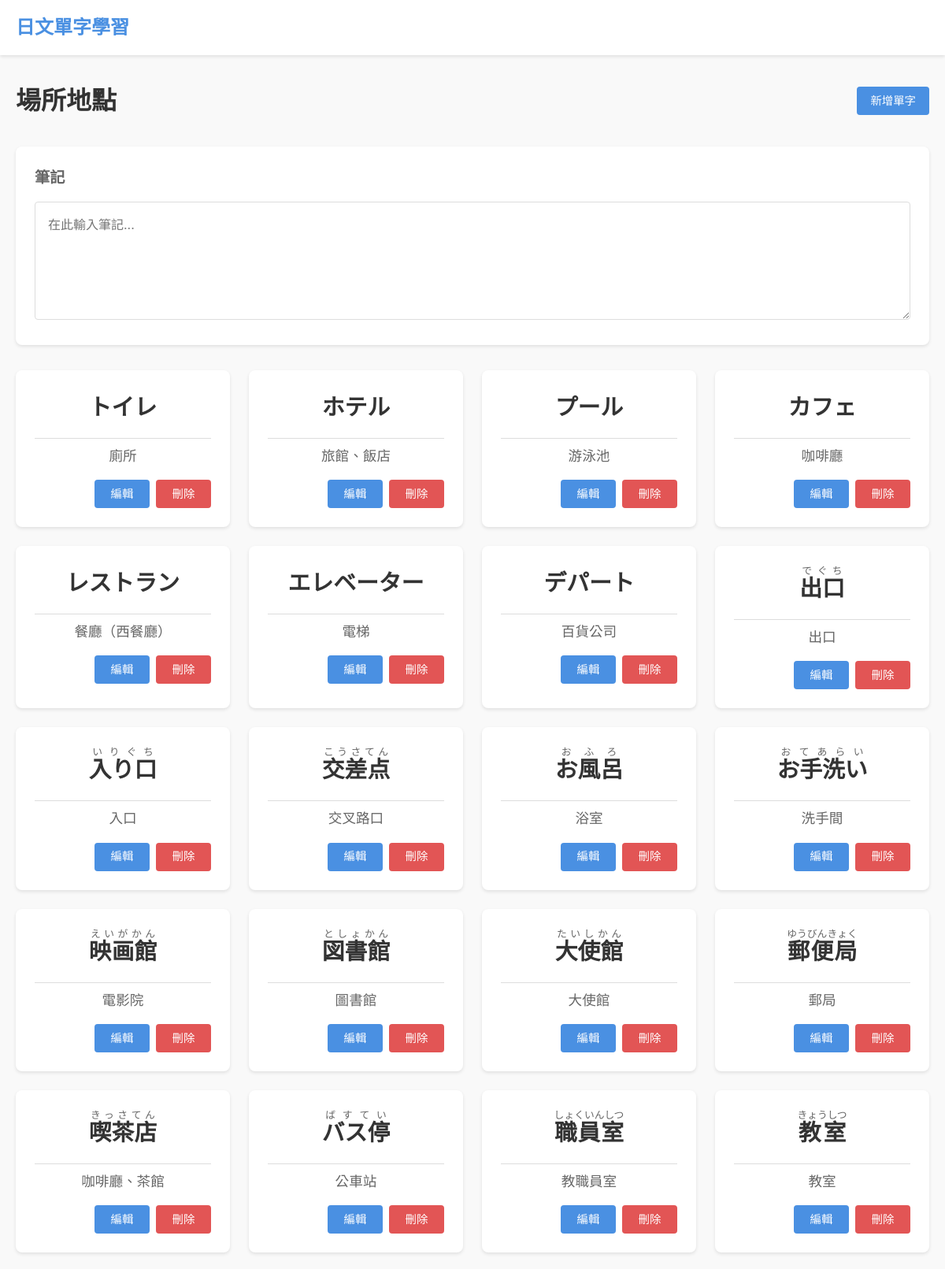
The page /category/5 (upper part) on the database its author committed.
### app.py (models this page shows)
class Category(db.Model):
    id = db.Column(db.Integer, primary_key=True)
    name = db.Column(db.String(50), nullable=False)
    notes = db.Column(db.Text, nullable=True)
    created_at = db.Column(db.DateTime, default=datetime.utcnow)
    words = db.relationship(
        "Word", backref="category", lazy=True, cascade="all, delete-orphan"
    )

class Word(db.Model):
    id = db.Column(db.Integer, primary_key=True)
    kanji = db.Column(db.String(50))  # 漢字
    furigana = db.Column(db.String(50))  # 假名
    meaning = db.Column(db.String(200))
    category_id = db.Column(db.Integer, db.ForeignKey("category.id"), nullable=False)
    created_at = db.Column(db.DateTime, default=datetime.utcnow)
    def get_ruby(self):
        furigana_parts = self.furigana.split()
        kanji_parts = self.kanji.split()
        if len(furigana_parts) != len(kanji_parts):
            return [(self.kanji, self.furigana)]
        return list(zip(kanji_parts, furigana_parts))

### app.py (the view)
@app.route("/category/<int:id>")
def view_category(id):
    category = Category.query.get_or_404(id)
    words = Word.query.filter_by(category_id=id).order_by(Word.created_at.desc()).all()
    return render_template("category.html", category=category, words=words)

### templates/category.html (shortened to what this page needs)
{% extends "base.html" %} {% block content %}
<div class="header">
  <h1>{{ category.name }}</h1>
  <a href="{{ url_for('add_word', id=category.id) }}" class="btn">新增單字</a>
</div>
<div class="notes-section">
  <h2>筆記</h2>
  <div class="notes-container">
    <textarea
      id="category-notes"
      class="notes-area"
      placeholder="在此輸入筆記..."
    >
{{ category.notes or '' }}</textarea
    >
  </div>
</div>
<div class="words">
  {% for word in words %}
  <div class="word-card">
    <div class="word-content">
      <div class="japanese-text">
        <ruby>
          {% for kanji, furi in word.get_ruby() %} {{ kanji }}<rt
            >{{ furi }}</rt
          >
          {% endfor %}
        </ruby>
      </div>
      <div class="meaning">{{ word.meaning }}</div>
    </div>
    <div class="word-actions">
      <a href="{{ url_for('edit_word', id=word.id) }}" class="btn">編輯</a>
      <form
        action="{{ url_for('delete_word', id=word.id) }}"
        method="post"
        class="inline"
      >
        <button
          type="submit"
          class="btn btn-danger"
          onclick="return confirm('確定要刪除此單字嗎？')"
        >
          刪除
        </button>
      </form>
    </div>
  </div>
  {% endfor %}
</div>
{% endblock %}

### static/style.css (style rules this page uses)
:root { --primary-color: #4a90e2; --danger-color: #e25555; --gray-color: #666; --light-gray: #f5f5f5; --border-color: #ddd; }
* { margin: 0; padding: 0; box-sizing: border-box; }
body { font-family: -apple-system, BlinkMacSystemFont, "Segoe UI", Roboto, "Helvetica Neue", Arial, sans-serif; line-height: 1.6; color: #333; background-color: #f9f9f9; }
.header { display: flex; justify-content: space-between; align-items: center; margin-bottom: 2rem; }
.notes-section { background: white; border-radius: 8px; padding: 1.5rem; margin-bottom: 2rem; box-shadow: 0 2px 4px rgba(0,0,0,0.1); }
.notes-section h2 { font-size: 1.2rem; color: var(--gray-color); margin-bottom: 1rem; }
.notes-container { position: relative; }
.notes-area { width: 100%; min-height: 150px; padding: 1rem; border: 1px solid var(--border-color); border-radius: 4px; font-size: 1rem; line-height: 1.6; resize: vertical; font-family: inherit; }
.words { display: grid; grid-template-columns: repeat(auto-fill, minmax(250px, 1fr)); gap: 1.5rem; }
.word-card { background: white; border-radius: 8px; padding: 1.5rem; box-shadow: 0 2px 4px rgba(0,0,0,0.1); }
.word-content { margin-bottom: 1rem; }
.japanese-text { text-align: center; margin-bottom: 1rem; }
ruby { font-size: 1.8rem; font-weight: bold; }
rt { font-size: 0.8rem; font-weight: normal; color: var(--gray-color); }
ruby > rt { transform: translateY(-0.15em); }
.meaning { text-align: center; color: var(--gray-color); font-size: 1.1rem; padding-top: 0.5rem; border-top: 1px solid var(--border-color); }
.word-actions { display: flex; justify-content: flex-end; gap: 0.5rem; }
.btn { display: inline-flex; align-items: center; justify-content: center; min-width: 70px; height: 36px; padding: 0 1rem; border-radius: 4px; text-decoration: none; font-size: 0.9rem; font-weight: 500; cursor: pointer; border: 1px solid transparent; background-color: var(--primary-color); color: white; transition: all 0.2s ease; line-height: 1; box-sizing: border-box; }
.btn-danger { background-color: var(--danger-color); }
form button.btn { font-family: inherit; margin: 0; appearance: none; -webkit-appearance: none; }
.inline { display: inline-block; }
.word-actions, .category-actions { display: flex; gap: 0.5rem; align-items: center; }
.inline button.btn { vertical-align: middle; }
.category-card, .word-card { animation: fadeIn 0.3s ease-out; }

### rows shown on the page
Category: name "場所地點"
Word: kanji "トイレ", meaning "廁所"
Word: kanji "ホテル", meaning "旅館、飯店"
Word: kanji "プール", meaning "游泳池"
Word: kanji "カフェ", meaning "咖啡廳"
Word: kanji "レストラン", meaning "餐廳（西餐廳）"
Word: kanji "エレベーター", meaning "電梯"
Word: kanji "デパート", meaning "百貨公司"
Word: kanji "出口", furigana "でぐち", meaning "出口"
Word: kanji "入り口", furigana "いりぐち", meaning "入口"
Word: kanji "交差点", furigana "こうさてん", meaning "交叉路口"
Word: kanji "お風呂", furigana "おふろ", meaning "浴室"
Word: kanji "お手洗い", furigana "おてあらい", meaning "洗手間"
Word: kanji "映画館", furigana "えいがかん", meaning "電影院"
Word: kanji "図書館", furigana "としょかん", meaning "圖書館"
Word: kanji "大使館", furigana "たいしかん", meaning "大使館"
Word: kanji "郵便局", furigana "ゆうびんきょく", meaning "郵局"
Word: kanji "喫茶店", furigana "きっさてん", meaning "咖啡廳、茶館"
Word: kanji "バス停", furigana "ばすてい", meaning "公車站"
Word: kanji "職員室", furigana "しょくいんしつ", meaning "教職員室"
Word: kanji "教室", furigana "きょうしつ", meaning "教室"
